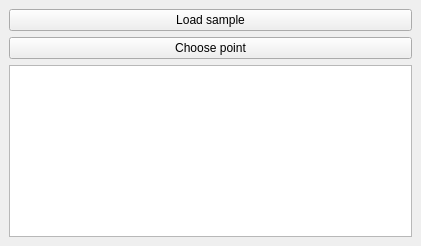
<?xml version="1.0" encoding="UTF-8"?>
<ui version="4.0">
 <class>LoadLayerDockWidgetBase</class>
 <widget class="QDockWidget" name="LoadLayerDockWidgetBase">
  <property name="geometry">
   <rect>
    <x>0</x>
    <y>0</y>
    <width>421</width>
    <height>246</height>
   </rect>
  </property>
  <property name="windowTitle">
   <string>loadlayer</string>
  </property>
  <widget class="QWidget" name="dockWidgetContents">
   <layout class="QGridLayout" name="gridLayout">
    <item row="0" column="0">
     <widget class="QPushButton" name="loadRotterdamButton">
      <property name="text">
       <string>Load sample</string>
      </property>
     </widget>
    </item>
    <item row="2" column="0">
     <widget class="QTextEdit" name="showCoordinates"/>
    </item>
    <item row="1" column="0">
     <widget class="QPushButton" name="selectPoint">
      <property name="text">
       <string>Choose point</string>
      </property>
     </widget>
    </item>
   </layout>
  </widget>
 </widget>
 <resources/>
 <connections/>
</ui>
